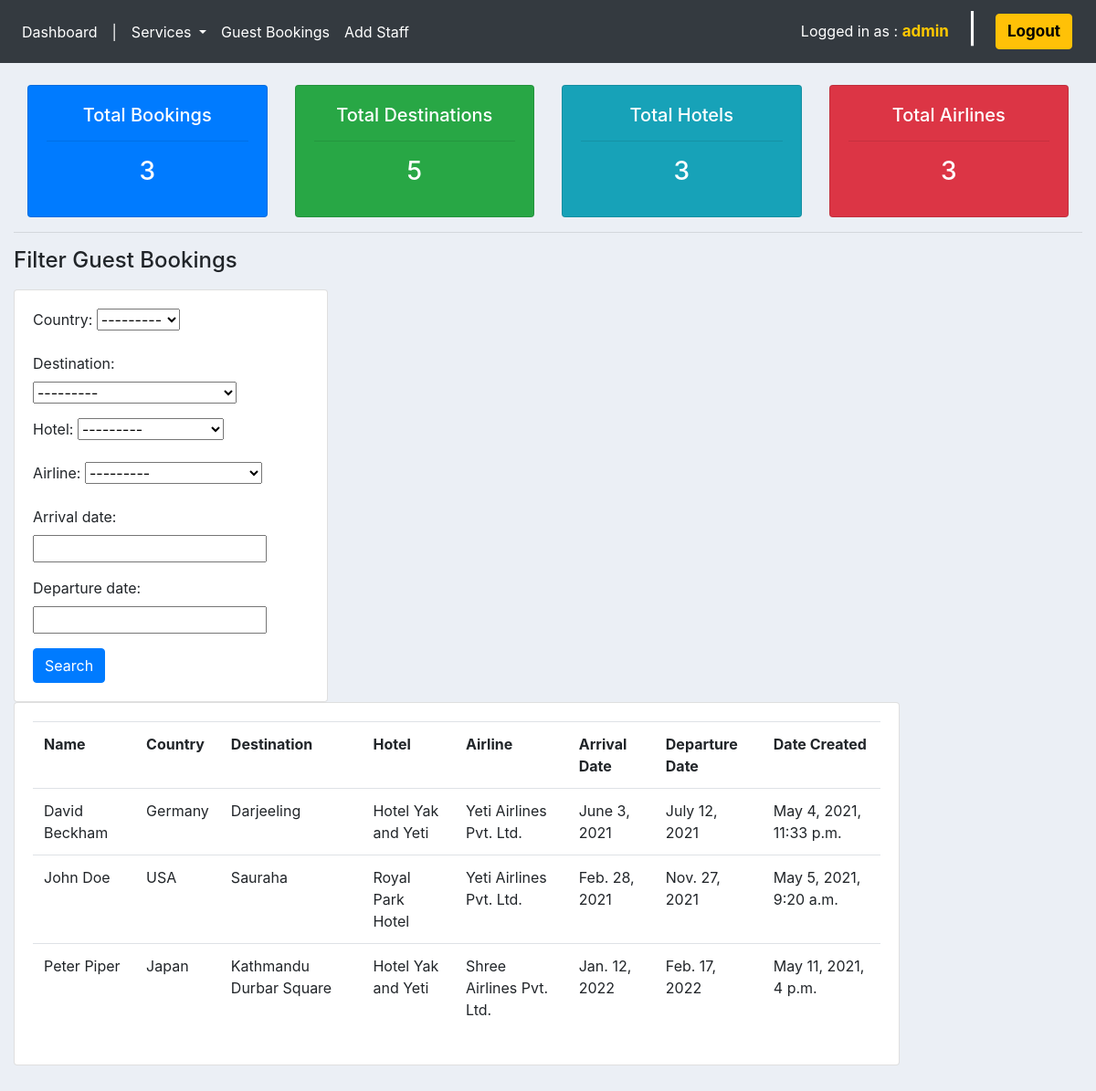
Before: / (signed in) with the older database file.
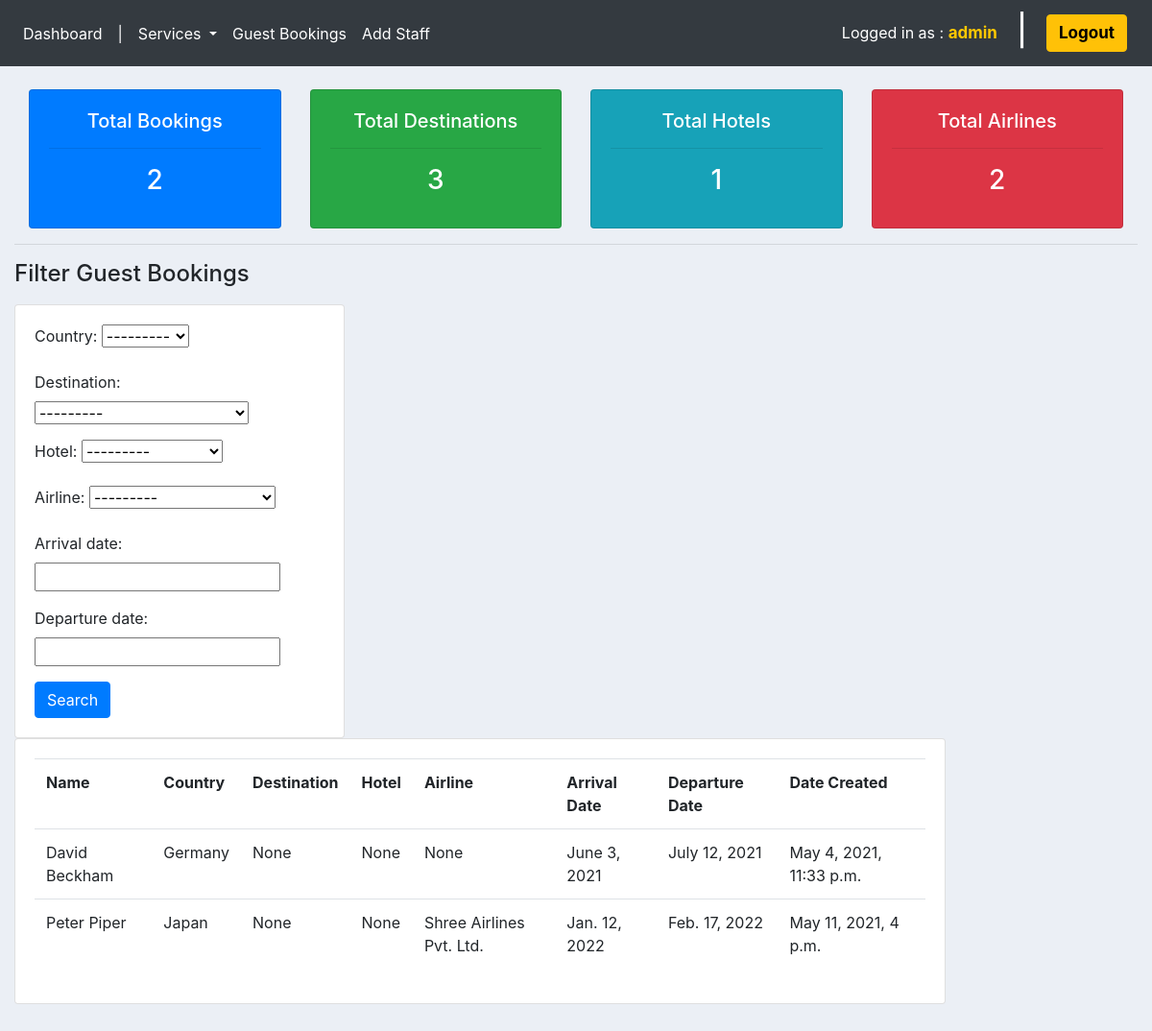
After: the same page with the newer database file.
### ums/models.py (models this page shows, shortened)
class Guest(models.Model):
    name = models.CharField(max_length=200, null=True)
    phone = models.CharField(max_length=200, null=True)
    email = models.EmailField(max_length=200, null=True)
    country = models.ForeignKey(Country, null=True, on_delete=models.SET_NULL)
    arrival_date = models.DateField(null=True)
    departure_date = models.DateField(null=True)
    destination = models.ForeignKey(Destination, null=True, on_delete=models.SET_NULL)
    hotel = models.ForeignKey(Hotel, null=True, on_delete=models.SET_NULL)
    airline = models.ForeignKey(Airline, null=True, on_delete=models.SET_NULL)
    date_created = models.DateTimeField(auto_now_add=True, null=True)

class Country(models.Model):
    countryName = models.CharField(max_length=200, null=True)
    def __str__(self):
        return self.countryName

### tour/models.py (models this page shows)
class Destination(models.Model):
    destinationName = models.CharField(max_length=200, null=True)
    def __str__(self):
        return self.destinationName

class Hotel(models.Model):
    hotelName = models.CharField(max_length=200, null=True)
    fare = models.FloatField(max_length=200, null=True)
    def __str__(self):
        return self.hotelName

class Airline(models.Model):
    airlineName = models.CharField(max_length=200, null=True)
    fare = models.FloatField(max_length=200, null=True)
    def __str__(self):
        return self.airlineName

### ums/decorators.py (the view)
        def wrapper_func(request, *args, **kwargs):
            group = None
            if request.user.groups.exists():
                group = request.user.groups.all()[0].name
            if group in allowed_roles:
                return view_func(request, *args, **kwargs)
            else:
                return HttpResponse('Unauthorized access as ' + group + '.')

### ums/views.py (called while the page is built)
@login_required(login_url='login')
@allowed_users(allowed_roles=['admin', 'staff'])
def home(request):
    guest_count = Guest.objects.count()
    destination_count = Destination.objects.count()
    hotel_count = Hotel.objects.count()
    airline_count = Airline.objects.count()
    guests = Guest.objects.all()
    guestFilter = GuestFilter(request.GET, queryset=guests)
    guests = guestFilter.qs
    context = {
        'guest_count': guest_count,
        'destination_count': destination_count,
        'hotel_count': hotel_count,
        'airline_count': airline_count,
        'guests': guests,
        'guestFilter': guestFilter
    }
    return render(request, 'ums/dashboard.html', context)

### ums/templates/ums/dashboard.html (shortened to what this page needs)
{% extends 'ums/main.html' %}
{% block content %}
<section class="container-fluid">
    <section class="row">
        <section class="col-3">
        <section class="card text-center text-white bg-primary">
        <div class="card-body">
            <h5 class="card-title">Total Bookings</h5> <hr>
            <h3 class="card-title">{{guest_count}}</h3>
        </div>
        </section>
        </section>
        <section class="col-3">
        <section class="card text-center text-white bg-success">
        <div class="card-body">
            <h5 class="card-title">Total Destinations</h5> <hr>
            <h3 class="card-title">{{destination_count}}</h3>
        </div>
        </section>
        </section>
        <section class="col-3">
        <section class="card text-center text-white bg-info">
        <div class="card-body">
            <h5 class="card-title">Total Hotels</h5> <hr>
            <h3 class="card-title">{{hotel_count}}</h3>
        </div>
        </section>
        </section>
        <section class="col-3">
        <section class="card text-center text-white bg-danger">
        <div class="card-body">
            <h5 class="card-title">Total Airlines</h5> <hr>
            <h3 class="card-title">{{airline_count}}</h3>
        </div>
        </section>
        </section>
    </section>
</section>
<hr>
<h4>Filter Guest Bookings</h4>
<section class="container-fluid" style="margin-bottom: 5%; margin-top: 1.5%;">
    <section class="row">
        <section style="width: 344px; margin-right: 5px;">
            <section class="card card-body">
                <form method="get">
                    {{guestFilter.form.as_p}}
                    <button class="btn btn-primary" type="submit">Search</button>
                </form>
            </section>
        </section>
        <section style="width: 970px;">
            <section class="card card-body">
                <table class="table">
                    <tr>
                        <th>Name</th>
                        <th>Country</th>
                        <th>Destination</th>
                        <th>Hotel</th>
                        <th>Airline</th>
                        <th>Arrival Date</th>
                        <th>Departure Date</th>
                        <th>Date Created</th>
                    </tr>
                    {% for guest in guests %}
                        <tr>
                            <td>{{guest.name}}</td>
                            <td>{{guest.country}}</td>
                            <td>{{guest.destination}}</td>
                            <td>{{guest.hotel}}</td>
                            <td>{{guest.airline}}</td>
                            <td>{{guest.arrival_date}}</td>
                            <td>{{guest.departure_date}}</td>
                            <td>{{guest.date_created}}</td>
                        </tr>
                    {% endfor %}
                </table>
            </section>
        </section>
    </section>
</section>
{% endblock %}

### ums/templates/ums/main.html (shortened to what this page needs)
{% load static %}
<!DOCTYPE html>
<html>
<head>
    <link rel="stylesheet" href="https://cdn.jsdelivr.net/npm/bootstrap@4.5.3/dist/css/bootstrap.min.css">
    <link rel="stylesheet" href="https://use.fontawesome.com/releases/v5.15.2/css/all.css">
    <link rel="stylesheet" type="text/css" href="{% static '/css/main.css' %}">
</head>
<body>
    {% include 'ums/navbar.html' %}
    <section class="container-fluid">
        {% block content %}
        {% endblock %}
    </section>
</body>
</html>

### ums/templates/ums/navbar.html (shortened to what this page needs)
<nav class="navbar navbar-expand-lg navbar-dark bg-dark">
    <nav class="collapse navbar-collapse" id="navbarNav">
        <ul class="navbar-nav">
            <li class="nav-item active">
                <a class="nav-link" href="{% url 'home' %}"> Dashboard</a>
            </li>
            <li class="nav-item active">
                <a class="nav-link"> |</a>
            </li>
            <li class="nav-item dropdown active">
                <a class="nav-link dropdown-toggle" href="#" id="navbarDropdown" role="button" data-toggle="dropdown" aria-haspopup="true" aria-expanded="false"> Services </a>
            </li>
            <li class="nav-item active">
                <a class="nav-link" href="{% url 'guests' %}"> Guest Bookings </a>
            </li>
            <li class="nav-item active">
                <a href="{% url 'add_staff' %}" class="nav-link">Add Staff</a>
            </li>
        </ul>
    </nav>
    <span class="hello-logout">
        Logged in as : <a href=""><b id="username"> {{request.user}} </b></a>
    </span>
    <h2 class="hello-logout">|</h2>
    <span class="hello-logout">
        <button type="button" class="btn btn-warning">
            <a href="{% url 'logout' %}"> <b> Logout </b> </a>
        </button>
    </span>
</nav>
<br>

### static/css/main.css (style rules this page uses)
body { background-color: #ebeff5; }

### ums/templates/ums/navbar.html (style rules this page uses)
.hello-logout { color: #fff; margin: 5px 10px; }
.hello-logout a, a:hover { text-decoration: none; color: #000; }
.hello-logout b { font-size: 17px; }
h2.hello-logout { margin-bottom: 10px; }
#username { color: #ffc800; }

Changed rows visible on the page:
removed Guest: name "John Doe", country "USA", destination "Sauraha", hotel "Royal Park Hotel", airline "Yeti Airlines Pvt. Ltd.", arrival_date "Feb. 28, 2021", departure_date "Nov. 27, 2021", date_created "May 5, 2021, 9:20 a.m."
changed Guest "David Beckham": destination "Darjeeling" → "None"; hotel "Hotel Yak and Yeti" → "None"; airline "Yeti Airlines Pvt. Ltd." → "None"
changed Guest "Peter Piper": destination "Kathmandu Durbar Square" → "None"; hotel "Hotel Yak and Yeti" → "None"
Other visible differences:
{{ guest_count }}: "3" → "2"
{{ destination_count }}: "5" → "3"
{{ hotel_count }}: "3" → "1"
{{ airline_count }}: "3" → "2"
